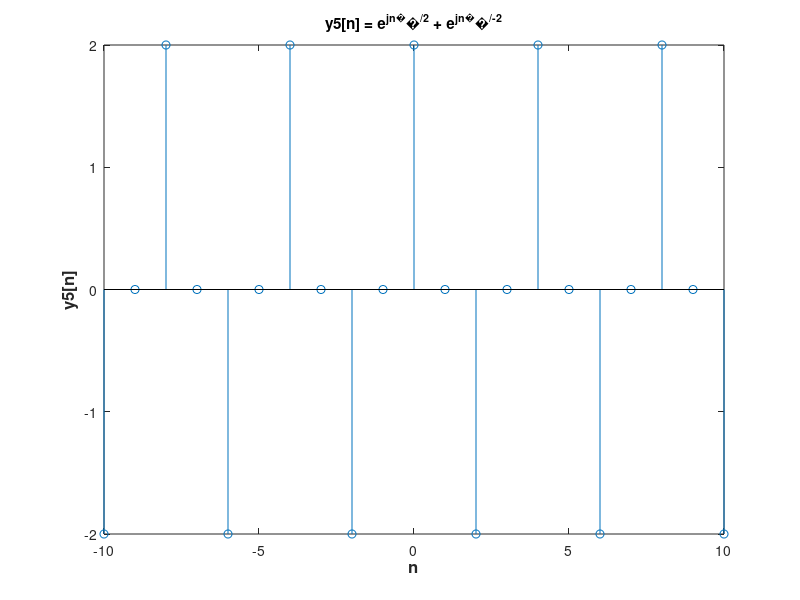

Recreate this plot in MATLAB.
n = -10:10;

j = 1i;
yA = exp ((j * pi * n) / 2);
yB = exp ((-j * pi * n) / 2);
y5 = yA + yB;

stem (n, real (y5))
xlabel('n', 'FontSize', 12, 'FontWeight', 'bold')
ylabel('y5[n]', 'FontSize', 12, 'FontWeight', 'bold')
title ('y5[n] = e^j^n^π^/^2 + e^j^n^π^/^-^2')
